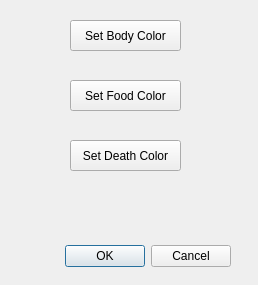
<?xml version="1.0" encoding="UTF-8"?>
<ui version="4.0">
 <class>Options</class>
 <widget class="QDialog" name="Options">
  <property name="geometry">
   <rect>
    <x>0</x>
    <y>0</y>
    <width>258</width>
    <height>285</height>
   </rect>
  </property>
  <property name="windowTitle">
   <string>Game Options</string>
  </property>
  <widget class="QDialogButtonBox" name="buttonBox">
   <property name="geometry">
    <rect>
     <x>-110</x>
     <y>240</y>
     <width>341</width>
     <height>32</height>
    </rect>
   </property>
   <property name="orientation">
    <enum>Qt::Horizontal</enum>
   </property>
   <property name="standardButtons">
    <set>QDialogButtonBox::Cancel|QDialogButtonBox::Ok</set>
   </property>
  </widget>
  <widget class="QPushButton" name="body">
   <property name="geometry">
    <rect>
     <x>70</x>
     <y>20</y>
     <width>111</width>
     <height>31</height>
    </rect>
   </property>
   <property name="text">
    <string>Set Body Color</string>
   </property>
  </widget>
  <widget class="QPushButton" name="food">
   <property name="geometry">
    <rect>
     <x>70</x>
     <y>80</y>
     <width>111</width>
     <height>31</height>
    </rect>
   </property>
   <property name="text">
    <string>Set Food Color</string>
   </property>
  </widget>
  <widget class="QPushButton" name="death">
   <property name="geometry">
    <rect>
     <x>70</x>
     <y>140</y>
     <width>111</width>
     <height>31</height>
    </rect>
   </property>
   <property name="text">
    <string>Set Death Color</string>
   </property>
  </widget>
 </widget>
 <resources/>
 <connections>
  <connection>
   <sender>buttonBox</sender>
   <signal>accepted()</signal>
   <receiver>Options</receiver>
   <slot>accept()</slot>
   <hints>
    <hint type="sourcelabel">
     <x>248</x>
     <y>254</y>
    </hint>
    <hint type="destinationlabel">
     <x>157</x>
     <y>274</y>
    </hint>
   </hints>
  </connection>
  <connection>
   <sender>buttonBox</sender>
   <signal>rejected()</signal>
   <receiver>Options</receiver>
   <slot>reject()</slot>
   <hints>
    <hint type="sourcelabel">
     <x>316</x>
     <y>260</y>
    </hint>
    <hint type="destinationlabel">
     <x>286</x>
     <y>274</y>
    </hint>
   </hints>
  </connection>
 </connections>
</ui>
